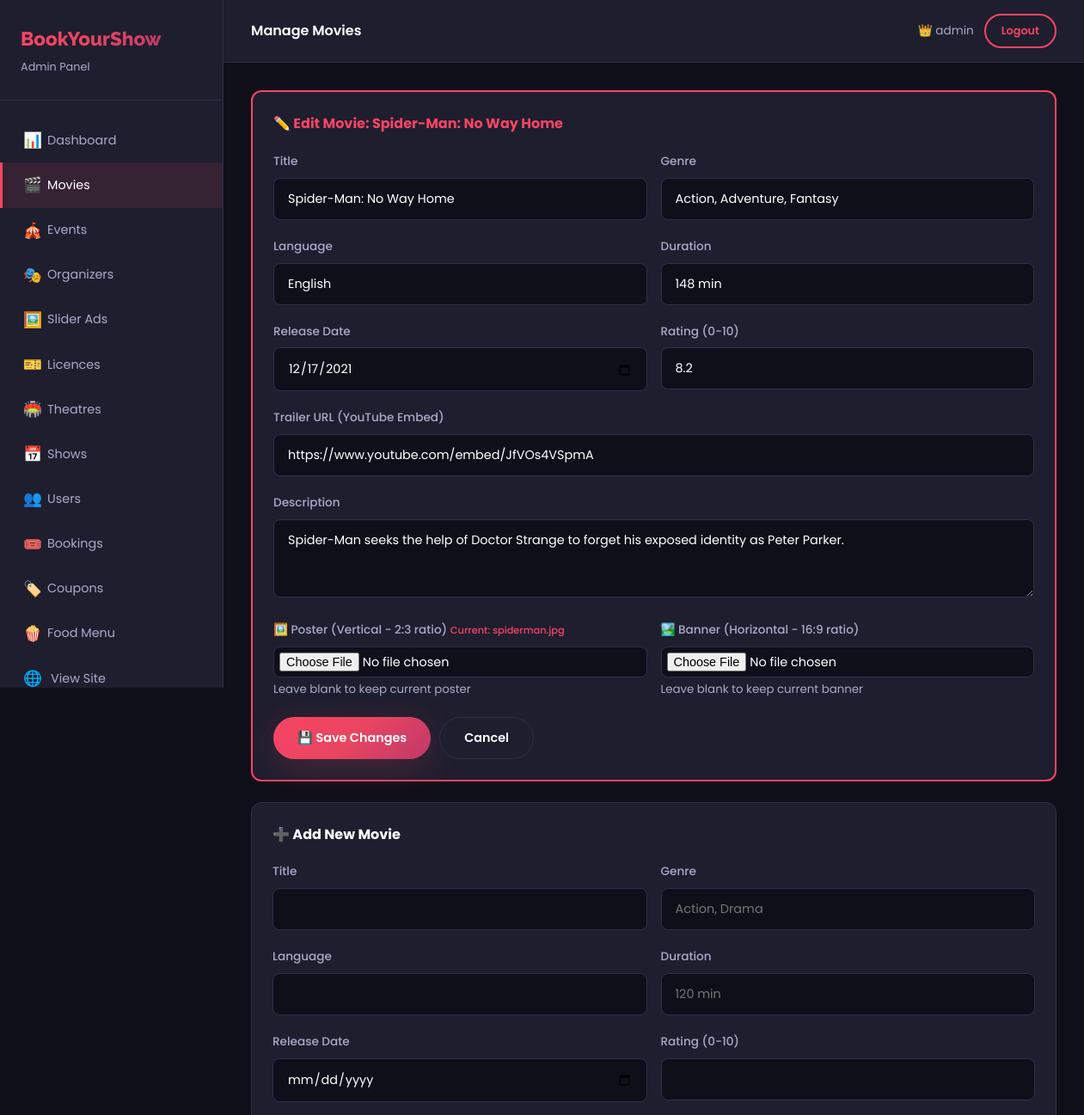
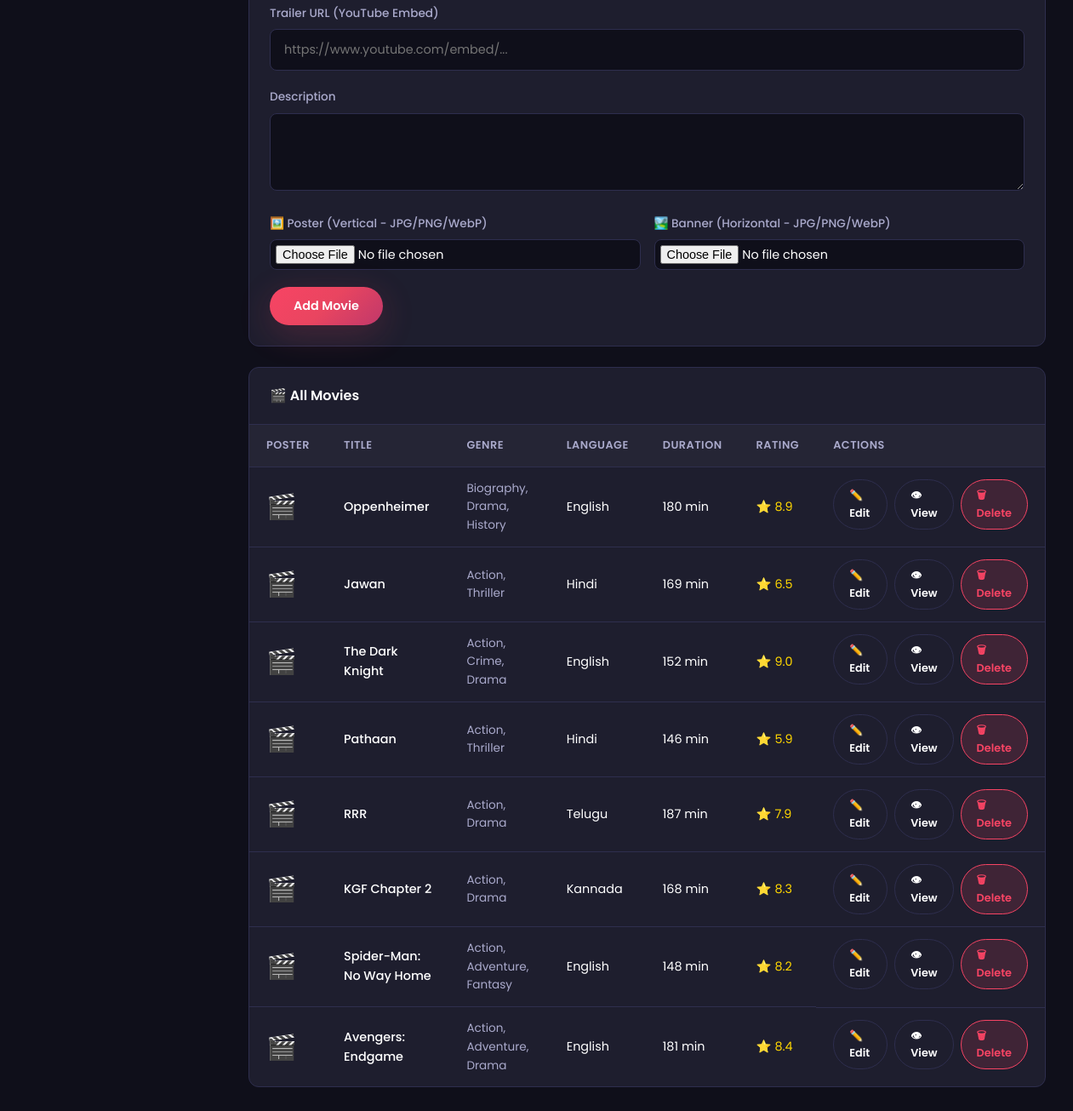
Page /admin/manage-movies.php?edit=2 (signed in) on the committed database (2 pictures, top to bottom).
### tables this page shows
CREATE TABLE IF NOT EXISTS movies (
    movie_id     INT AUTO_INCREMENT PRIMARY KEY,
    title        VARCHAR(150),
    description  TEXT,
    genre        VARCHAR(100),
    duration     VARCHAR(20),
    language     VARCHAR(50),
    release_date DATE,
    poster       VARCHAR(255),
    banner_image VARCHAR(255) DEFAULT '',
    trailer_url  VARCHAR(255),
    rating       DECIMAL(2,1),
    status       ENUM('active','inactive') DEFAULT 'active'
);

### admin/manage-movies.php (the view, shortened to what this page needs)
<?php
require_once 'admin-helper.php';
$editMovie = null;
if (isset($_GET['edit'])) {
    $editMovie = $conn->query("SELECT * FROM movies WHERE movie_id = " . (int)$_GET['edit'])->fetch_assoc();
}
$movies = $conn->query("SELECT * FROM movies ORDER BY movie_id DESC");
if ($editMovie): ?>
<div style="background:var(--bg-card);border:2px solid var(--primary);border-radius:var(--radius);padding:24px;margin-bottom:24px;">
    <h4 style="margin-bottom:20px;color:var(--primary);">✏️ Edit Movie: <?php echo htmlspecialchars($editMovie['title']); ?></h4>
    <form method="POST" enctype="multipart/form-data">
        <div class="form-row">
            <div class="form-group"><label class="form-label">Title</label><input type="text" class="form-control" name="title" value="<?php echo htmlspecialchars($editMovie['title']); ?>" required></div>
            <div class="form-group"><label class="form-label">Genre</label><input type="text" class="form-control" name="genre" value="<?php echo htmlspecialchars($editMovie['genre']); ?>" required></div>
        </div>
        <div class="form-row">
            <div class="form-group"><label class="form-label">Language</label><input type="text" class="form-control" name="language" value="<?php echo htmlspecialchars($editMovie['language']); ?>" required></div>
            <div class="form-group"><label class="form-label">Duration</label><input type="text" class="form-control" name="duration" value="<?php echo htmlspecialchars($editMovie['duration']); ?>" required></div>
        </div>
        <div class="form-row">
            <div class="form-group"><label class="form-label">Release Date</label><input type="date" class="form-control" name="release_date" value="<?php echo $editMovie['release_date']; ?>" required></div>
            <div class="form-group"><label class="form-label">Rating (0-10)</label><input type="number" class="form-control" name="rating" value="<?php echo $editMovie['rating']; ?>" min="0" max="10" step="0.1" required></div>
        </div>
        <div class="form-group"><label class="form-label">Trailer URL (YouTube Embed)</label><input type="url" class="form-control" name="trailer_url" value="<?php echo htmlspecialchars($editMovie['trailer_url'] ?? ''); ?>" placeholder="https://www.youtube.com/embed/..."></div>
        <div class="form-group"><label class="form-label">Description</label><textarea class="form-control" name="description" rows="3"><?php echo htmlspecialchars($editMovie['description']); ?></textarea></div>
        <div class="form-row">
            <div class="form-group">
                <label class="form-label">🖼️ Poster (Vertical - 2:3 ratio) <?php if($editMovie['poster']): ?><small style="color:var(--primary);">Current: <?php echo $editMovie['poster']; ?></small><?php endif; ?></label>
                <input type="file" class="form-control" name="poster" accept="image/*" style="padding:6px;">
                <small style="color:var(--text-muted);">Leave blank to keep current poster</small>
            </div>
            <div class="form-group">
                <label class="form-label">🏞️ Banner (Horizontal - 16:9 ratio) <?php if($editMovie['banner_image']): ?><small style="color:var(--primary);">Current: <?php echo $editMovie['banner_image']; ?></small><?php endif; ?></label>
                <input type="file" class="form-control" name="banner_image" accept="image/*" style="padding:6px;">
                <small style="color:var(--text-muted);">Leave blank to keep current banner</small>
            </div>
        </div>
        <div style="display:flex;gap:10px;">
            <button type="submit" name="edit_movie" class="btn btn-primary">💾 Save Changes</button>
            <a href="manage-movies.php" class="btn btn-dark">Cancel</a>
        </div>
    </form>
</div>
<?php endif; ?>
<div style="background:var(--bg-card);border:1px solid var(--border);border-radius:var(--radius);padding:24px;margin-bottom:24px;">
    <h4 style="margin-bottom:20px;">➕ Add New Movie</h4>
    <form method="POST" enctype="multipart/form-data">
        <div class="form-row">
            <div class="form-group"><label class="form-label">Title</label><input type="text" class="form-control" name="title" required></div>
            <div class="form-group"><label class="form-label">Genre</label><input type="text" class="form-control" name="genre" placeholder="Action, Drama" required></div>
        </div>
        <div class="form-row">
            <div class="form-group"><label class="form-label">Language</label><input type="text" class="form-control" name="language" required></div>
            <div class="form-group"><label class="form-label">Duration</label><input type="text" class="form-control" name="duration" placeholder="120 min" required></div>
        </div>
        <div class="form-row">
            <div class="form-group"><label class="form-label">Release Date</label><input type="date" class="form-control" name="release_date" required></div>
            <div class="form-group"><label class="form-label">Rating (0-10)</label><input type="number" class="form-control" name="rating" min="0" max="10" step="0.1" required></div>
        </div>
        <div class="form-group"><label class="form-label">Trailer URL (YouTube Embed)</label><input type="url" class="form-control" name="trailer_url" placeholder="https://www.youtube.com/embed/..."></div>
        <div class="form-group"><label class="form-label">Description</label><textarea class="form-control" name="description" rows="3"></textarea></div>
        <div class="form-row">
            <div class="form-group">
                <label class="form-label">🖼️ Poster (Vertical - JPG/PNG/WebP)</label>
                <input type="file" class="form-control" name="poster" accept="image/*" style="padding:6px;">
            </div>
            <div class="form-group">
                <label class="form-label">🏞️ Banner (Horizontal - JPG/PNG/WebP)</label>
                <input type="file" class="form-control" name="banner_image" accept="image/*" style="padding:6px;">
            </div>
        </div>
        <button type="submit" name="add_movie" class="btn btn-primary">Add Movie</button>
    </form>
</div>
<div class="table-wrapper">
    <div class="table-header"><h4 class="table-title">🎬 All Movies</h4></div>
    <table>
        <thead><tr><th>Poster</th><th>Title</th><th>Genre</th><th>Language</th><th>Duration</th><th>Rating</th><th>Actions</th></tr></thead>
        <tbody>
<?php while ($m = $movies->fetch_assoc()): ?>
        <tr>
            <td>
                <?php if ($m['poster'] && file_exists('../assets/images/movies/' . $m['poster'])): ?>
                <img src="<?php echo BASE_URL; ?>assets/images/movies/<?php echo htmlspecialchars($m['poster']); ?>" style="height:55px;width:40px;object-fit:cover;border-radius:4px;" alt="">
                <?php else: ?>
                <span style="font-size:1.8rem;">🎬</span>
                <?php endif; ?>
            </td>
            <td style="font-weight:500;"><?php echo htmlspecialchars($m['title']); ?></td>
            <td style="color:var(--text-muted);font-size:0.85rem;"><?php echo htmlspecialchars($m['genre']); ?></td>
            <td><?php echo htmlspecialchars($m['language']); ?></td>
            <td><?php echo htmlspecialchars($m['duration']); ?></td>
            <td><span style="color:var(--gold);">⭐ <?php echo $m['rating']; ?></span></td>
            <td class="action-btns">
                <a href="manage-movies.php?edit=<?php echo $m['movie_id']; ?>" class="btn btn-dark btn-sm">✏️ Edit</a>
                <a href="<?php echo BASE_URL; ?>movie-details.php?id=<?php echo $m['movie_id']; ?>" class="btn btn-dark btn-sm" target="_blank">👁 View</a>
                <a href="manage-movies.php?delete=<?php echo $m['movie_id']; ?>" class="btn btn-sm" style="background:rgba(248,68,100,0.15);color:var(--primary);border:1px solid var(--primary);" onclick="return confirm('Delete this movie?')">🗑 Delete</a>
            </td>
        </tr>
<?php endwhile; ?>
        </tbody>
    </table>
</div>

### css/style.css (style rules this page uses)
:root { --primary: #f84464; --primary-dark: #d63655; --secondary: #1a1a2e; --accent: #e94560; --bg-dark: #0f0f1a; --bg-card: #1e1e2e; --bg-light: #f8f9fa; --text-light: #ffffff; --text-muted: #aaaacc; --text-dark: #1a1a2e; --border: #2e2e4e; --gold: #ffd700; --green: #00c851; --gradient: linear-gradient(135deg, #f84464 0%, #e94560 50%, #c0386a 100%); --gradient-dark: linear-gradient(135deg, #1a1a2e 0%, #0f0f1a 100%); --shadow: 0 10px 40px rgba(248, 68, 100, 0.2); --shadow-card: 0 4px 20px rgba(0, 0, 0, 0.3); --radius: 12px; --radius-sm: 8px; --transition: all 0.3s ease; }
* { margin: 0; padding: 0; box-sizing: border-box; }
html { scroll-behavior: smooth; }
body { font-family: 'Poppins', sans-serif; background-color: var(--bg-dark); color: var(--text-light); line-height: 1.6; transition: var(--transition); }
a { text-decoration: none; color: inherit; transition: var(--transition); }
input, select, textarea, button { font-family: 'Poppins', sans-serif; }
.btn { display: inline-flex; align-items: center; gap: 8px; padding: 12px 28px; border-radius: 50px; font-weight: 600; font-size: 0.9rem; cursor: pointer; border: none; transition: var(--transition); text-decoration: none; }
.btn-primary { background: var(--gradient); color: #fff; box-shadow: var(--shadow); }
.btn-dark { background: var(--bg-card); color: var(--text-light); border: 1px solid var(--border); }
.btn-sm { padding: 8px 18px; font-size: 0.8rem; }
.form-group { margin-bottom: 20px; }
.form-label { display: block; font-size: 0.85rem; font-weight: 500; margin-bottom: 8px; color: var(--text-muted); }
.form-control { width: 100%; padding: 13px 16px; background: var(--bg-dark); border: 1px solid var(--border); border-radius: var(--radius-sm); color: var(--text-light); font-size: 0.9rem; transition: var(--transition); outline: none; }
.form-row { display: grid; grid-template-columns: 1fr 1fr; gap: 16px; }
.table-wrapper { background: var(--bg-card); border: 1px solid var(--border); border-radius: var(--radius); overflow: hidden; }
.table-header { padding: 20px 24px; display: flex; align-items: center; justify-content: space-between; border-bottom: 1px solid var(--border); }
.table-title { font-size: 1rem; font-weight: 600; }
table { width: 100%; border-collapse: collapse; }
table th { background: rgba(255,255,255,0.03); padding: 14px 20px; text-align: left; font-size: 0.8rem; font-weight: 600; color: var(--text-muted); text-transform: uppercase; letter-spacing: 0.5px; white-space: nowrap; }
table td { padding: 14px 20px; font-size: 0.9rem; border-top: 1px solid var(--border); }
.action-btns { display: flex; gap: 8px; }

### rows in the picture
movies: title "Spider-Man: No Way Home", genre "Action, Adventure, Fantasy", language "English", duration "148 min", release_date "12/17/2021", rating "8.2", trailer_url "https://www.youtube.com/embed/JfVOs4VSpmA", description "Spider-Man seeks the help of Doctor Strange to forget his exposed identity as Peter Parker.", poster "spiderman.jpg"
movies: title "Oppenheimer", genre "Biography, Drama, History", language "English", duration "180 min", rating "8.9"
movies: title "Jawan", genre "Action, Thriller", language "Hindi", duration "169 min", rating "6.5"
movies: title "The Dark Knight", genre "Action, Crime, Drama", language "English", duration "152 min", rating "9.0"
movies: title "Pathaan", genre "Action, Thriller", language "Hindi", duration "146 min", rating "5.9"
movies: title "RRR", genre "Action, Drama", language "Telugu", duration "187 min", rating "7.9"
movies: title "KGF Chapter 2", genre "Action, Drama", language "Kannada", duration "168 min", rating "8.3"
movies: title "Avengers: Endgame", genre "Action, Adventure, Drama", language "English", duration "181 min", rating "8.4"

### other values in the picture
$info[0] "📊"
$info[1] "Dashboard"
$info[0] "🎬"
$info[1] "Movies"
$info[0] "🎪"
$info[1] "Events"
$info[0] "🎭"
$info[1] "Organizers"
$info[0] "🖼️"
$info[1] "Slider Ads"
$info[0] "🎫"
$info[1] "Licences"
$info[0] "🏟️"
$info[1] "Theatres"
$info[0] "📅"
